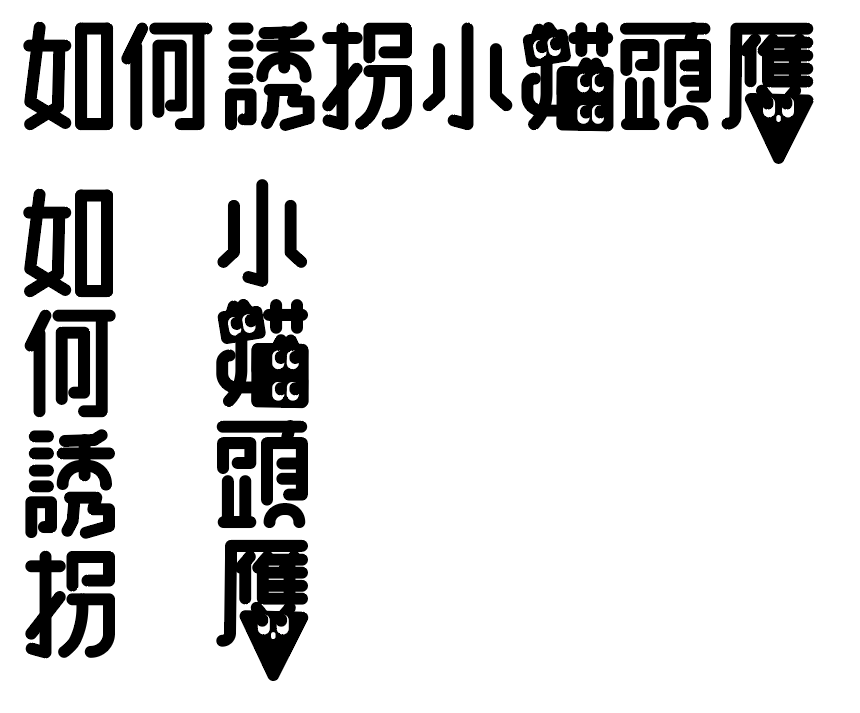
#> input picture 作品集/rTbAe7H8yBT3HM8b35aQB.png, 860 x 713 px
$ python -i process_packaging.py   (imports and definitions only)
#> lines starting #> are read from the running program, lines starting #| are printed output that depends on the picture; after the words box and inside, x2 and y2 are one past the last pixel; in counts of white or black regions, pixels touching at a corner belong together
#> further down, picture is the input picture: PIL image 860x713 RGB; mean R, G, B 215.3, 215.3, 215.3
"""Clean packaging artwork: trim white rim, paint out the print-registration mark, export WebP.

Usage: python tools/process_packaging.py
Originals are never modified. Output goes to assets/packaging/.
"""
import re
import sys
from pathlib import Path

from PIL import Image, ImageChops

ROOT = Path(__file__).resolve().parent.parent
SRC = ROOT / "作品集" / "包裝"
OUT = ROOT / "assets" / "packaging"
# [1 line not run here, left out]

# Only the "-沐泓印刷稿" files are the clean finals the user exported.
NAME_RE = re.compile(r"^(.*)-沐泓印刷稿-01\.jpg$")

FIXED_WIDTH = 1203  # artwork half has a white background, so bbox can't find the right edge


def trim_white(im: Image.Image, tol: int = 8) -> Image.Image:
#> called with tol = 8
    bg = Image.new("RGB", im.size, (255, 255, 255))
#> bg: PIL image 860x713 RGB; every value is 255
    diff = ImageChops.difference(im, bg).convert("L").point(lambda v: 255 if v > tol else 0)
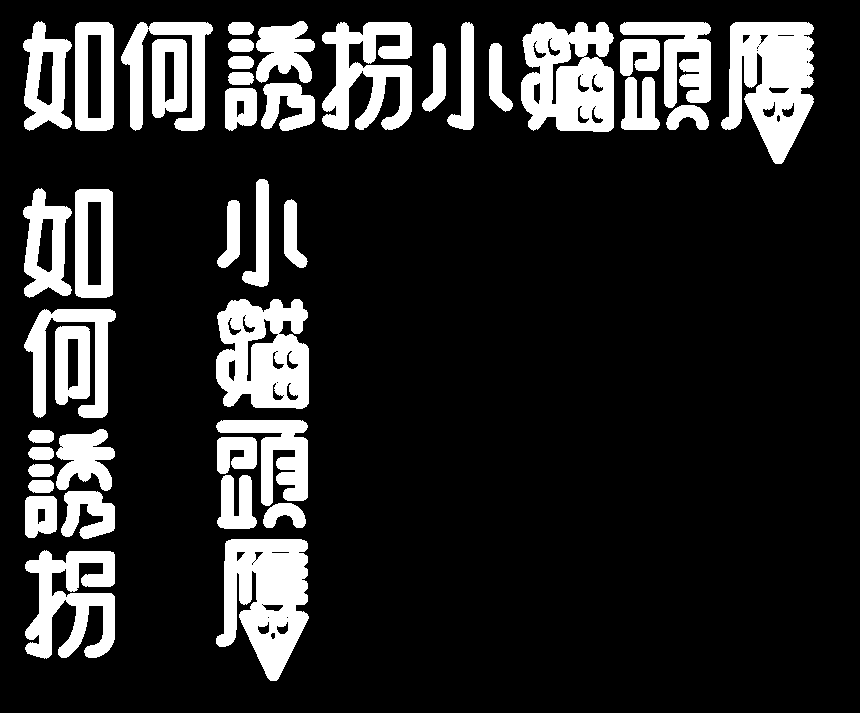
#> diff: PIL image 860x713 L; 16.7% white; 42 white regions, largest, box (x1, y1, x2, y2) and area: (216, 539, 309, 681) 8655, (721, 22, 814, 164) 8618, (521, 22, 614, 132) 7790
    bbox = diff.getbbox()
#> bbox = (23, 21, 814, 681)
    if not bbox:
        return im
    left, top, _, bottom = bbox
#> left = 23; top = 21; bottom = 681
    return im.crop((left, top, min(im.width, left + FIXED_WIDTH), bottom))
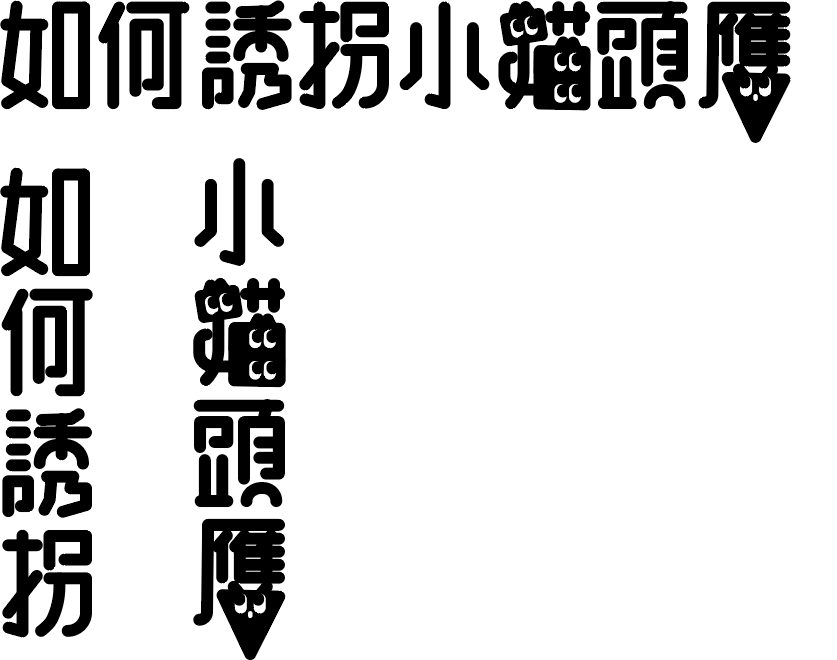
#> returned value: PIL image 837x660 RGB; mean R, G, B 211, 211, 211


# [50 lines left out: functions paint_out_marker, main, not called in this run]


# [2 lines not run here, left out]

>>> from PIL import Image
>>> picture = Image.open('../作品集/rTbAe7H8yBT3HM8b35aQB.png')
>>> result = trim_white(picture)
